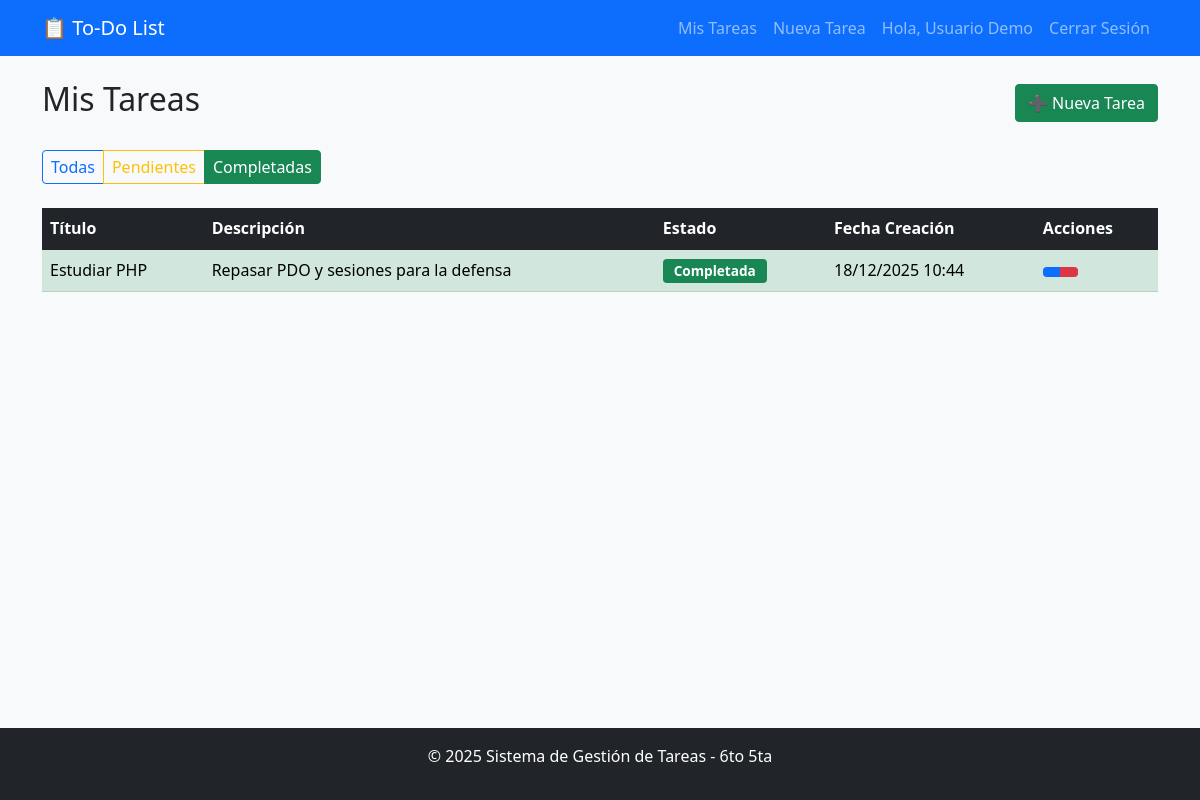
The app's page /dashboard.php?filter=completed (signed in) with its own data.
### tables this page shows
CREATE TABLE tareas (
    id INT AUTO_INCREMENT PRIMARY KEY,
    usuario_id INT NOT NULL,
    titulo VARCHAR(255) NOT NULL,
    descripcion TEXT,
    estado ENUM('pendiente', 'completada') DEFAULT 'pendiente',
    fecha_creacion TIMESTAMP DEFAULT CURRENT_TIMESTAMP,
    fecha_actualizacion TIMESTAMP DEFAULT CURRENT_TIMESTAMP ON UPDATE CURRENT_TIMESTAMP,
    FOREIGN KEY (usuario_id) 
        REFERENCES usuarios(id) 
        ON DELETE CASCADE
);

### dashboard.php (the view, shortened to what this page needs)
<?php
include('includes/db.php');
$filter = isset($_GET['filter']) ? $_GET['filter'] : 'all';
$sql = "SELECT * FROM tareas WHERE usuario_id = ?";
$params = [$_SESSION['user_id']];
switch($filter) {
    case 'completed':
        $sql .= " AND estado = 'completada'";
        break;
}
$sql .= " ORDER BY fecha_creacion DESC";
$stmt = $conn->prepare($sql);
$stmt->execute($params);
$tasks = $stmt->fetchAll();
include('includes/header.php');
?>
<div class="d-flex justify-content-between align-items-center mb-4">
    <h2>Mis Tareas</h2>
    <a href="create_task.php" class="btn btn-success">➕ Nueva Tarea</a>
</div>
<div class="mb-4">
    <div class="btn-group" role="group">
        <a href="?filter=all" class="btn btn-outline-primary <?php echo $filter == 'all' ? 'active' : ''; ?>">
            Todas
        </a>
        <a href="?filter=pending" class="btn btn-outline-warning <?php echo $filter == 'pending' ? 'active' : ''; ?>">
            Pendientes
        </a>
        <a href="?filter=completed" class="btn btn-outline-success <?php echo $filter == 'completed' ? 'active' : ''; ?>">
            Completadas
        </a>
    </div>
</div>
<div class="table-responsive">
    <table class="table table-hover">
        <thead class="table-dark">
            <tr>
                <th>Título</th>
                <th>Descripción</th>
                <th>Estado</th>
                <th>Fecha Creación</th>
                <th>Acciones</th>
            </tr>
        </thead>
        <tbody>
            <?php if(empty($tasks)): ?>
                <tr>
                    <td colspan="5" class="text-center">No hay tareas registradas</td>
                </tr>
            <?php else: ?>
                <?php foreach($tasks as $task): ?>
                <tr class="<?php echo $task['estado'] == 'completada' ? 'table-success' : ''; ?>">
                    <td><?php echo htmlspecialchars($task['titulo']); ?></td>
                    <td><?php echo htmlspecialchars($task['descripcion']); ?></td>
                    <td>
                        <span class="badge bg-<?php echo $task['estado'] == 'completada' ? 'success' : 'warning'; ?>">
                            <?php echo ucfirst($task['estado']); ?>
                        </span>
                    </td>
                    <td><?php echo date('d/m/Y H:i', strtotime($task['fecha_creacion'])); ?></td>
                    <td>
                        <div class="btn-group btn-group-sm">
                            <a href="update_task.php?id=<?php echo $task['id']; ?>&action=edit"
                               class="btn btn-primary" title="Editar">
                            </a>
                            <a href="delete_task.php?id=<?php echo $task['id']; ?>"
                               class="btn btn-danger"
                               onclick="return confirm('¿Eliminar esta tarea?')" title="Eliminar">
                            </a>
                        </div>
                    </td>
                </tr>
                <?php endforeach; ?>
            <?php endif; ?>
        </tbody>
    </table>
</div>
<?php include('includes/footer.php'); ?>

### style.css (style rules this page uses)
body { background-color: #f8f9fa; min-height: 100vh; display: flex; flex-direction: column; }
.btn-group .btn { padding: 0.25rem 0.5rem; }
.badge { font-size: 0.85em; padding: 0.4em 0.8em; }
.table-success { animation: fadeIn 0.5s ease-in; }

### records on screen
tareas: titulo "Estudiar PHP", descripcion "Repasar PDO y sesiones para la defensa", estado "Completada", fecha_creacion "18/12/2025 10:44"

### other values on screen
$_SESSION['user_name'] "Usuario Demo"
